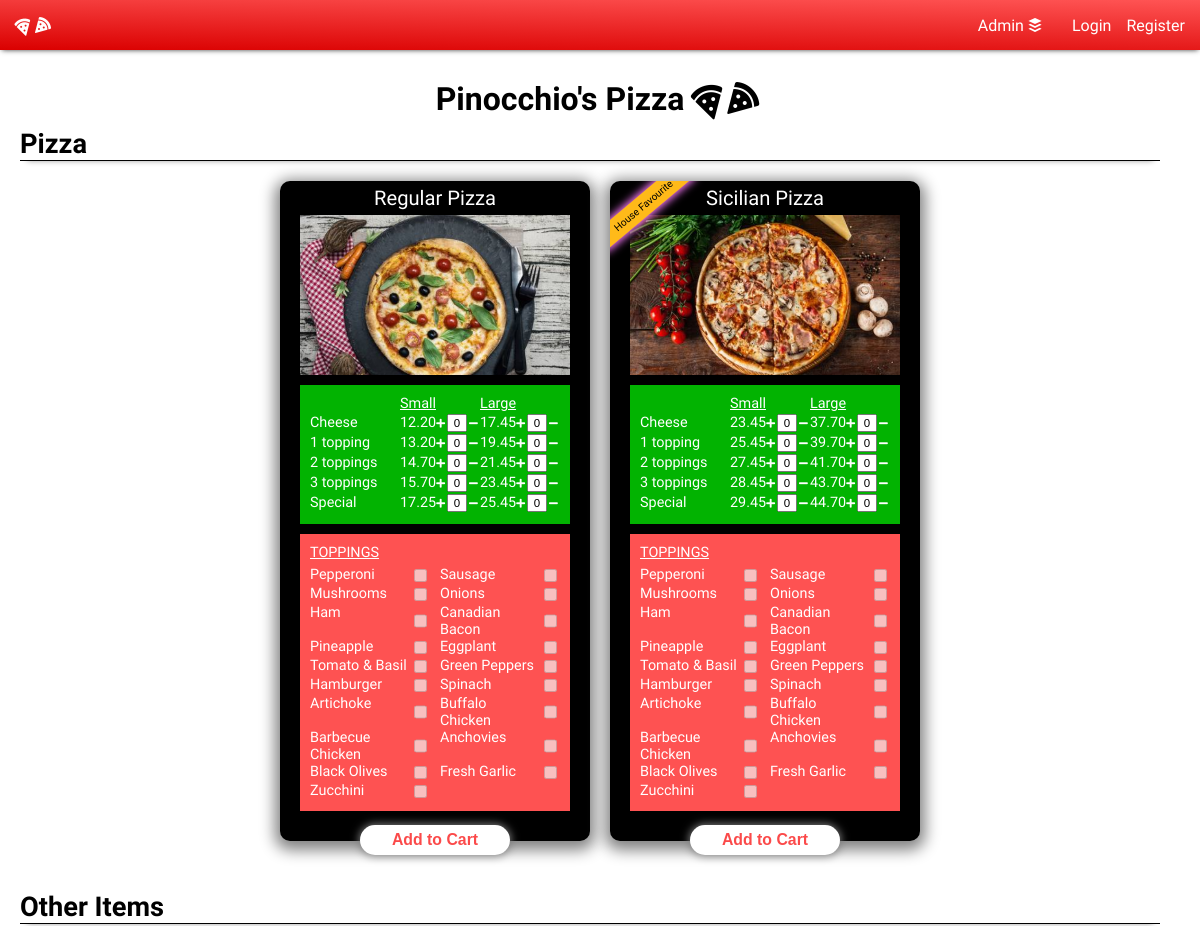
The app's page / (upper part), older data.
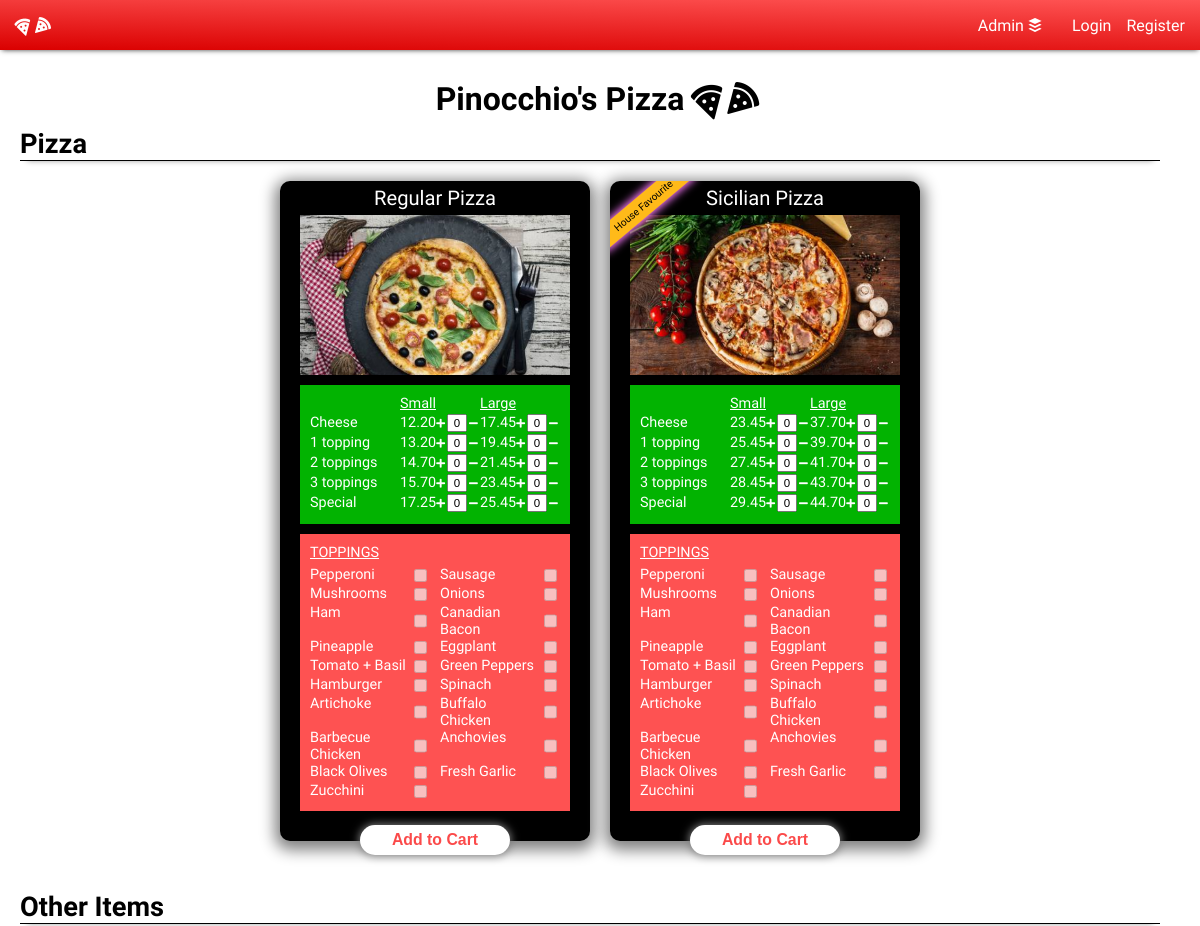
The same page, newer data.
### menu/models.py (models this page shows, shortened)
class Submenu(models.Model):
    name = models.CharField(max_length=64)

class Category(models.Model):
    name = models.CharField(max_length=64)
    submenu = models.ForeignKey(Submenu, blank=True, null=True, on_delete=models.CASCADE, related_name="categories")
    sizes = models.BooleanField(default=False)
    def __str__(self):
        return f"{self.name}"

class Item(models.Model):
    name = models.CharField(max_length=64)
    category = models.ForeignKey(Category, blank=True, on_delete=models.CASCADE, related_name="items")
    stdPrice = models.DecimalField(decimal_places=2, max_digits=5, blank=True, null=True)
    smallPrice = models.DecimalField(decimal_places=2, max_digits=5, blank=True, null=True)
    largePrice = models.DecimalField(decimal_places=2, max_digits=5, blank=True, null=True)

class Topping(models.Model):
    name = models.CharField(max_length=64)
    category = models.ForeignKey(Category, blank=True, null=True, on_delete=models.CASCADE, related_name="categoryToppings")
    item = models.ManyToManyField(Item, blank=True, related_name="itemToppings")
    price = models.DecimalField(decimal_places=2, max_digits=5, blank=True, null=True)

### menu/views.py (the view)
# urls.py: path('', views.index, name="index"),
def index(request):
    loggedin = request.user.is_authenticated
    user = request.user
    context = {
        "user": user,
        "loggedin": loggedin,
        "submenus": Submenu.objects.all(),
        "categories": Category.objects.all(),
        "items": Item.objects.all(),
        "toppings": Topping.objects.all(),
    }
    return render(request, "menu/index.html", context)

### menu/templates/menu/index.html (shortened to what this page needs)
{% extends "menu/base.html" %}
{% block body %}
  {% include "menu/header.html" %}
  {% include "menu/menu.html" %}
{% endblock %}

### menu/templates/menu/base.html (shortened to what this page needs)
{% load static %}
<!DOCTYPE html>
<html lang="en" dir="ltr">
  <head>
    <link rel="stylesheet" type="text/css" href="{% static 'css/style.css' %}">
    <link rel="stylesheet" href="https://cdnjs.cloudflare.com/ajax/libs/font-awesome/5.8.2/css/all.css" />
  </head>
  <body>
    {% block body %}
    {% endblock %}
  </body>
</html>

### menu/templates/menu/header.html
<nav>
  <div class="logo_container">
    <a href="{% url 'index' %}">
      <div class="">
        <i class="fas fa-pizza-slice" style="transform: rotate(-60deg);"></i>
        <i class="fas fa-pizza-slice"></i>
      </div>
    </a>
  </div>
  <div class="login_container">
    <a href="{% url 'orders' name='admin' %}">
      <div class="admin">
        Admin&nbsp;
        <i class="fab fa-buffer"></i>
      </div>
    </a>
    {% if loggedin %}
      <a href="{% url 'orders' name=user.username %}">
        <div class="user_orders">
          {{ user.username }}&nbsp;
          <i class="fas fa-file-invoice-dollar"></i>
        </div>
      </a>
      <a href="{% url 'logout' %}">
        <div class="logout">
          Logout
        </div>
      </a>
    {% else %}
      <a href="{% url 'login' %}">
        <div class="login">
          Login
        </div>
      </a>
      <a href="{% url 'register' %}">
        <div class="register">
          Register
        </div>
      </a>
    {% endif %}
  </div>
</nav>
<div class="nav-spacer"></div>

### menu/templates/menu/menu.html (shortened to what this page needs)
<h1 style=""> Pinocchio's Pizza
  <i class="fas fa-pizza-slice" style="transform: rotate(-60deg);"></i>
  <i class="fas fa-pizza-slice" style="transform: translate(-5px);"></i>
</h1>
<div class="menu_container">
  {% for submenu in submenus %}
    <div class="submenu_title">
      {{ submenu.name }}
    </div>
    <div class="submenu_container">
      {% for category in submenu.categories.all %}
          <div class="category_container">
            <div class="category_box">
              {% if category|stringformat:"s" == "Sicilian Pizza" %}
                <div class="house_favourite">
                  House Favourite
                </div>
              {% endif %}
              <div class="category_title">
                {{ category }}
              </div>
              <div class="category_photo {{category|lower}} photo"></div>
              <div class="item_container">
                {% if category.sizes %}
                <div class="sizes">
                  <div class="size_container">
                    <div class="size_small">Small</div>
                    <div class="size_large">Large</div>
                  </div>
                </div>
                {% endif %}
              {% for item in items %}
                {% if item.category == category %}
                  <div class="item_box">
                    <div class="item">
                      <div class="item_name">{{ item.name }}</div>
                      <div class="price_container">
                        {% if category.sizes %}
                          {% if item.smallPrice != None %}
                            <div class="Sml price">
                              <div class="price_box">
                                {{ item.smallPrice }}
                              </div>
                              <div class="quantity_container">
                                <div class="plus">
                                  <i class="fas fa-plus"></i>
                                </div>
                                <input type="text" name="" value=0 readonly>
                                <div class="minus">
                                  <i class="fas fa-minus"></i>
                                </div>
                              </div>
                            </div>
                          {% endif %}
                          {% if item.largePrice != None %}
                            <div class="Lg price">
                              <div class="price_box">
                                {{ item.largePrice }}
                              </div>
                              <div class="quantity_container">
                                <div class="plus">
                                  <i class="fas fa-plus"></i>
                                </div>
                                <input type="text" name="" value=0 readonly>
                                <div class="minus">
                                  <i class="fas fa-minus"></i>
                                </div>
                              </div>
                            </div>
                          {% endif %}
                        {% endif %}
                      </div>
                    </div>
                  </div>
                {% endif %}
              {% endfor %}
              </div>
              {% if category.categoryToppings.all %}
                <div class="toppings_container category_toppings">
                  <div class="toppings_box">
                    <div class="toppings_title">TOPPINGS</div>
                    {% for topping in toppings %}
                      {% if topping.category == category %}
                      <div class="topping">
                        <div class="topping_name">{{ topping.name }}</div>
                        <div class="topping_price">
                          <input type="checkbox" name="" value=0 disabled>
                        </div>
                      </div>
                      {% endif %}
                    {% endfor %}
                  </div>
                </div>
              {% endif %}
            </div>
            <div class="category_button">
              <input onclick="addToCart(this)" type="button" name="" value="Add to Cart"></input>
            </div>
          </div>
      {% endfor %}
    </div>
  {% endfor %}
</div>

### menu/static/css/style.css (style rules this page uses)
body, html { padding: 0; margin: 0; font-family: 'Fresca', cursive; overflow-x: hidden; }
button, a, input[type=button], .cart_button, .cart_item_remove { cursor: pointer; }
nav { height: 50px; display: flex; justify-content: space-between; box-shadow: 0px 2px 5px -2px #3e3e3e; background: linear-gradient(1deg, #da0000, #ff5454); color: #fff; position: fixed; width: 100%; top: 0; z-index: 1000; }
nav > div { margin: 0px 15px; }
h1 { margin: 30px 20px 0 20px; text-align: center; }
.nav-spacer { height: 50px; }
.logo_container { display: flex; align-items: center; }
.logo_container a { text-decoration: none; color: white; }
.login_container { display: flex; justify-content: space-between; align-items: center; color: white; }
.login_container a { text-decoration: none; }
.login, .register, .logout, .user_orders { margin-left: 15px; color: white; }
.admin { display: flex; align-items: center; color: white; }
.login, .logout { margin-left: 30px; }
.menu_container { display: flex; flex-wrap: wrap; width: calc(100% - 20px); padding: 10px; margin-bottom: 50px; }
.submenu_container { width: 100%; display: flex; flex-wrap: wrap; font-size: 0.9em; margin: 0 0 20px; justify-content: center; }
.submenu_title { font-size: 1.7em; font-weight: bold; margin: 0px 10px 10px 10px; width: calc(100% - 40px); border-bottom: 1px solid black; box-shadow: 0px 6px 6px -7px grey; }
.category_container { margin: 10px 10px 30px 10px; width: 310px; border-radius: 10px; box-shadow: 0px 4px 15px 5px grey; background: black; color: #fff; height: fit-content; transition-property: all; transition-duration: .5s; position: relative; }
.category_box { overflow: hidden; padding: 5px 20px 0px 20px; position: relative; }
.house_favourite { position: absolute; transform: rotate(-40deg); text-align: center; top: 14px; left: -23px; font-size: 0.7em; padding: 5px 20px; background: #ffba19; color: black; box-shadow: 0px 0px 8px 2px #ff7cfe; }
.category_title { font-size: 1.4em; text-align: center; margin-bottom: 5px; }
.category_button { text-align: center; }
.category_button input { transform: translateY(14px); padding: 5px 10px; background: #fff; border: none; box-shadow: 0px 0px 8px 1px grey; border-radius: 20px; font-weight: bold; font-size: 1.1em; color: #fb4a4a; height: 30px; width: 150px; transition-property: all; transition-duration: 1s; }
.item_container { background: #02b301; margin: 10px 0px; padding: 10px; }
.toppings_container { background: #fe5252; }
.toppings_box { padding: 10px; display: flex; flex-wrap: wrap; justify-content: space-between; }
.toppings_title, .extras_title { width: 100%; margin-bottom: 5px; text-decoration: underline; }
.topping { display: flex; width: 48%; justify-content: space-between; }
.sizes { display: flex; justify-content: flex-end; }
.size_small, .size_large { text-decoration: underline; }
.size_small, .size_large { width: 80px; }
.size_container, .price_container { display: flex; align-items: center; }
.item { display: flex; justify-content: space-between; margin: 2px 0px; position: relative; }
.Sml, .Lg, .Std { display: flex; justify-content: space-between; width: 80px; }
.quantity_container { width: 40px; display: flex; align-items: center; margin-right: 5px; }
.quantity_container input { width: 12px; font-size: 0.8em; margin: 0px 2px; text-align: center; }
.plus, .minus { font-size: 0.7em; }
.topping_price { display: flex; }
.photo { background-size: cover; background-repeat: no-repeat; background-position: center; height: 160px; }
.regular { background-image: url("/static/assets/regular pizza.png"); }
.sicilian { background-image: url("/static/assets/sicilian pizza.png"); }

Row changes from the older to the newer data that the page shows:
changed Topping (number 9 of 38 on the later page): name "Tomato & Basil" → "Tomato + Basil"
changed Topping (number 28 of 38 on the later page): name "Tomato & Basil" → "Tomato + Basil"
